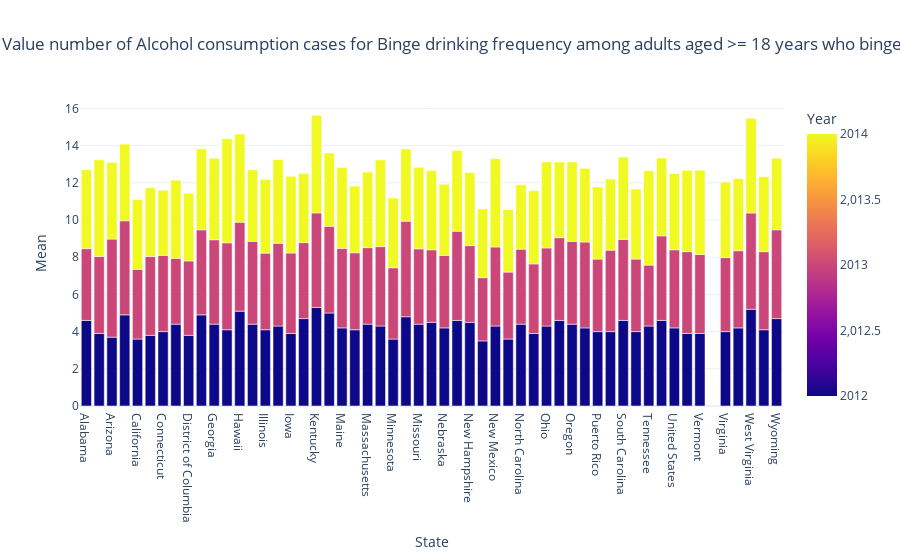
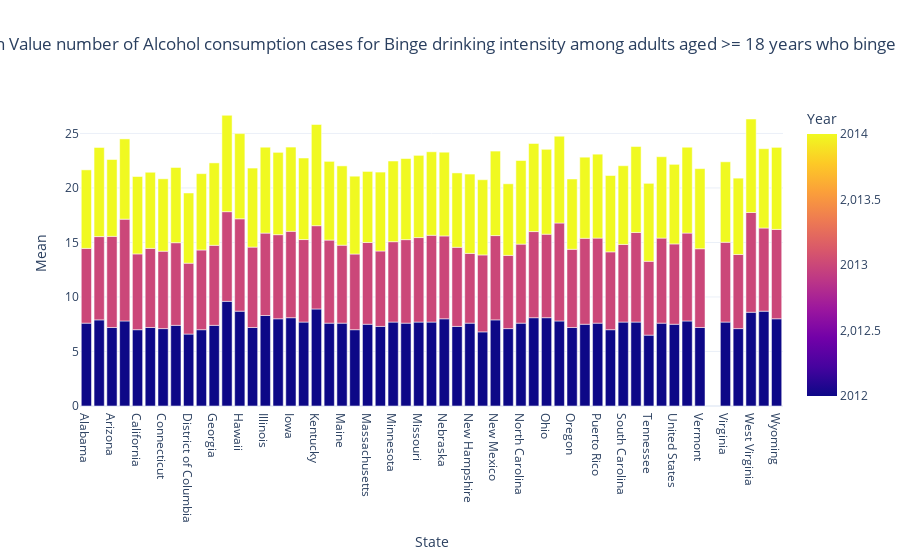

The notebook cell saved with these charts, in order:
### Markdown cell above
There are only unique values in the DataValueAlt column and no categorical values or duplicates.
<br><br>
Now we go to the <u>fun</u> part!
<br><br>
Using the <b>MatPlotLib</b>, <b>Plotly</b> and <b>NumPy</b> libraries, we are going to evaluate the data distribution with a histogram and box plot for Alcohol consumption and Diabetes to extract some useful data.

### Code cell
import matplotlib.pyplot as plt
import plotly.express as px
import pandas as pd
import numpy as np
from scipy.stats import norm

# Filter for 'Mean' DataValueType and 'alcohol' Disease
alcohol_data = filtered_collected_data[(filtered_collected_data['DataValueType'] == 'Mean') & (filtered_collected_data['Disease'].str.contains('alcohol', case=False))]

# Separates each unique type of data in the 'Question' column
questions = alcohol_data['Question'].unique()


for question in questions:
    question_data = alcohol_data[alcohol_data['Question'] == question]

    if question_data.empty:
        print(f"No data available for question: {question}")
        continue

    # Plotting graphs of DataValueAlt to check distribution
    fig, axs = plt.subplots(1, 2, figsize=(12, 5))

    # Histogram with Gaussian trend line
    data = question_data['DataValueAlt'].dropna()
    axs[0].hist(data, bins=10, density=True, alpha=0.6, color='g')

    # Fit a normal distribution to the data
    mu, std = norm.fit(data)

    # Plot the PDF (Probability Density Function)
    xmin, xmax = axs[0].get_xlim()
    x = np.linspace(xmin, xmax, 100)
    p = norm.pdf(x, mu, std)
    axs[0].plot(x, p, 'k', linewidth=2)
    axs[0].set_xlabel('DataValueAlt')
    axs[0].set_ylabel('Density')
    axs[0].set_title(f'Histogram with Gaussian Fit for {question}')

    # Boxplot
    axs[1].boxplot(data.values)
    axs[1].set_xlabel('DataValueAlt')
    axs[1].set_ylabel('Values')
    axs[1].set_title(f'Boxplot of "DataValueAlt" for {question}')
    axs[1].grid(False)

    # Adjusting the layout
    plt.tight_layout()
    plt.show()

    print(f'Here is the description of the dataset for the column "DataValueAlt" for {question}:\n')
    print(question_data['DataValueAlt'].describe())

    # Calculating the quartiles and IQR
    Q1 = question_data['DataValueAlt'].quantile(0.25)
    Q3 = question_data['DataValueAlt'].quantile(0.75)
    IQR = Q3 - Q1
    inferior_limit = Q1 - 1.5 * IQR
    superior_limit = Q3 + 1.5 * IQR

    print(f"\nThe superior limit is {superior_limit:.2f}.\n The inferior limit is {inferior_limit:.2f}.\n The Interquartile Range is {IQR:.2f}.\n")

    # Grouping data by 'YearStart' and 'LocationDesc' and calculating the mean of 'DataValueAlt'
    grouped_data = question_data.groupby(['YearStart', 'LocationDesc'])['DataValueAlt'].mean().reset_index()

    # Creating an interactive bar graph for the full dataset
    fig_full_data = px.bar(grouped_data,
                           x='LocationDesc',
                           y='DataValueAlt',
                           color='YearStart',
                           barmode='group',
                           title=f'Mean Value number of Alcohol consumption cases for {question}',
                           labels={'DataValueAlt': 'Mean', 'LocationDesc': 'State', 'YearStart': 'Year'})

    # Updating the layout for a modern look
    fig_full_data.update_layout(
        template='plotly_white',  # Choose a modern template
        xaxis_title='State',
        yaxis_title='Mean',
        title_x=0.5,  # Center the title
        legend_title_text='Year'
    )

    # Show the figure
    fig_full_data.show()

    print()

### Figure 1 — Plotly figure (JSON) as saved in the notebook; plotly's stock layout.template omitted (floating-point values rounded to 4 significant figures; data arrays with more than 128 entries replaced by an {"elided": "..."} marker saying what was removed)
{"data": [{"alignmentgroup": "True", "hovertemplate": "State=%{x}<br>Mean=%{y}<br>Year=%{marker.color}<extra></extra>", "legendgroup": "", "marker": {"color": {"elided": "165 int values"}, "coloraxis": "coloraxis", "pattern": {"shape": ""}}, "name": "", "offsetgroup": "", "orientation": "v", "showlegend": false, "textposition": "auto", "type": "bar", "x": {"elided": "165 str values"}, "xaxis": "x", "y": {"elided": "165 float values"}, "yaxis": "y"}], "layout": {"barmode": "group", "coloraxis": {"colorbar": {"title": {"text": "Year"}}, "colorscale": [[0, "#0d0887"], [0.1111, "#46039f"], [0.2222, "#7201a8"], [0.3333, "#9c179e"], [0.4444, "#bd3786"], [0.5556, "#d8576b"], [0.6667, "#ed7953"], [0.7778, "#fb9f3a"], [0.8889, "#fdca26"], [1, "#f0f921"]]}, "legend": {"title": {"text": "Year"}, "tracegroupgap": 0}, "title": {"text": "Mean Value number of Alcohol consumption cases for Binge drinking frequency among adults aged >= 18 years who binge drink", "x": 0.5}, "xaxis": {"anchor": "y", "domain": [0, 1], "title": {"text": "State"}}, "yaxis": {"anchor": "x", "domain": [0, 1], "title": {"text": "Mean"}}}}

### Figure 2 — Plotly figure (JSON) as saved in the notebook; plotly's stock layout.template omitted (floating-point values rounded to 4 significant figures; data arrays with more than 128 entries replaced by an {"elided": "..."} marker saying what was removed)
{"data": [{"alignmentgroup": "True", "hovertemplate": "State=%{x}<br>Mean=%{y}<br>Year=%{marker.color}<extra></extra>", "legendgroup": "", "marker": {"color": {"elided": "165 int values"}, "coloraxis": "coloraxis", "pattern": {"shape": ""}}, "name": "", "offsetgroup": "", "orientation": "v", "showlegend": false, "textposition": "auto", "type": "bar", "x": {"elided": "165 str values"}, "xaxis": "x", "y": {"elided": "165 float values"}, "yaxis": "y"}], "layout": {"barmode": "group", "coloraxis": {"colorbar": {"title": {"text": "Year"}}, "colorscale": [[0, "#0d0887"], [0.1111, "#46039f"], [0.2222, "#7201a8"], [0.3333, "#9c179e"], [0.4444, "#bd3786"], [0.5556, "#d8576b"], [0.6667, "#ed7953"], [0.7778, "#fb9f3a"], [0.8889, "#fdca26"], [1, "#f0f921"]]}, "legend": {"title": {"text": "Year"}, "tracegroupgap": 0}, "title": {"text": "Mean Value number of Alcohol consumption cases for Binge drinking intensity among adults aged >= 18 years who binge drink", "x": 0.5}, "xaxis": {"anchor": "y", "domain": [0, 1], "title": {"text": "State"}}, "yaxis": {"anchor": "x", "domain": [0, 1], "title": {"text": "Mean"}}}}
